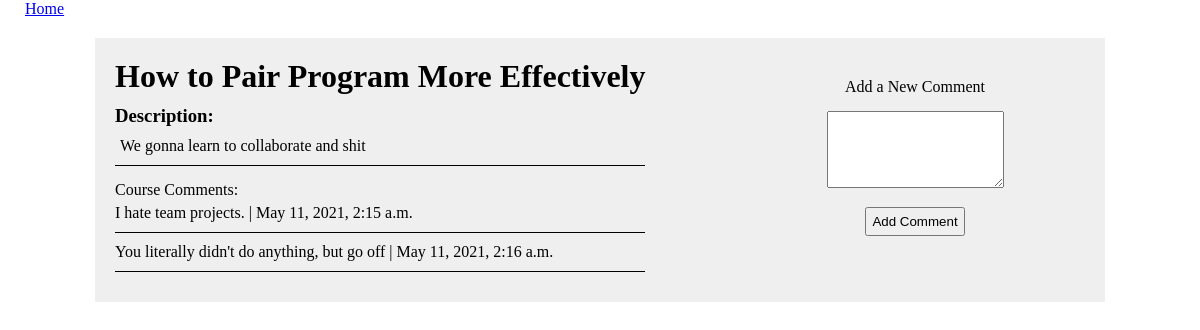
/13, run on the app's committed database.
### courses_app/models.py (models this page shows)
class Course(models.Model):
    name = models.CharField(max_length = 255)
    objects = CourseManager()
    created_at = models.DateTimeField(auto_now_add = True)
    updated_at = models.DateTimeField(auto_now = True)

class Description(models.Model):
    description = models.TextField()
    course = models.OneToOneField(Course, on_delete = models.CASCADE, primary_key=True)
    created_at = models.DateTimeField(auto_now_add = True)
    updated_at = models.DateTimeField(auto_now = True)

class Comment(models.Model):
    comment = models.TextField()
    course = models.ForeignKey(Course, related_name = "comments", on_delete=models.CASCADE)
    created_at = models.DateTimeField(auto_now_add = True)
    updated_at = models.DateTimeField(auto_now = True)

### courses_app/views.py (the view)
# urls.py: path('<int:id>', views.show_course),
def show_course(request, id):
    context = {
        'this_course' : Course.objects.get(id=id)
    }
    return render(request, "course.html", context)

### courses_app/templates/course.html (shortened to what this page needs)
<!DOCTYPE html>
<html lang="en">
<head>
    {% load static %}
    <link rel="stylesheet" href="{% static 'css/style.css' %}">
</head>
<body>
    <a href="/" class="button" id="home">Home</a>
    <div id="course_wrapper">
        <div id="course_info">
            <h1>{{this_course.name}}</h1>
            <h3>Description:</h3>
            <p id="p_description">{{this_course.description.description}}</p>
            <div id="comment_section">
                <p>Course Comments:</p>
                {% for comment in this_course.comments.all %}
                <p class="comment">{{comment.comment}} | {{comment.created_at}}</p>
                {% endfor %}
            </div>
        </div>
        <div id="add_comment">
            <form action="/{{this_course.id}}/comment" method="POST">
                    <label id="comment_label" for="comment">Add a New Comment</label>
                    <textarea name="comment" id="" cols="20" rows="5"></textarea>
                <input type="submit" value="Add Comment" class="button">
            </form>
        </div>
    </div>
</body>

### courses_app/static/css/style.css (style rules this page uses)
* { margin: 0px; padding: 0px; }
h1 { margin-bottom: 10px; }
.button { padding: 5px; }
#home { margin: 20px 20px 10px; }
#course_wrapper { width: 970px; display: flex; justify-content: space-between; background-color: #efefef; margin: 20px auto; padding: 20px; }
#p_description { border-bottom: 1px solid black; margin: 5px 0px 15px; padding: 5px 5px 10px; }
.comment { margin: 5px 0px 10px; border-bottom: 1px solid black; padding-bottom: 10px; }
#add_comment form { width: 300px; height: 150px; text-align: center; padding: 20px; }
#comment_label { padding: 15px; }
textarea { margin: 15px 0px; }
#add_comment form input { display: block; margin: 0px auto; }

### data on the page
Course: name "How to Pair Program More Effectively", description.description "We gonna learn to collaborate and shit"
Comment: comment "I hate team projects.", created_at "May 11, 2021, 2:15 a.m."
Comment: comment "You literally didn't do anything, but go off", created_at "May 11, 2021, 2:16 a.m."
